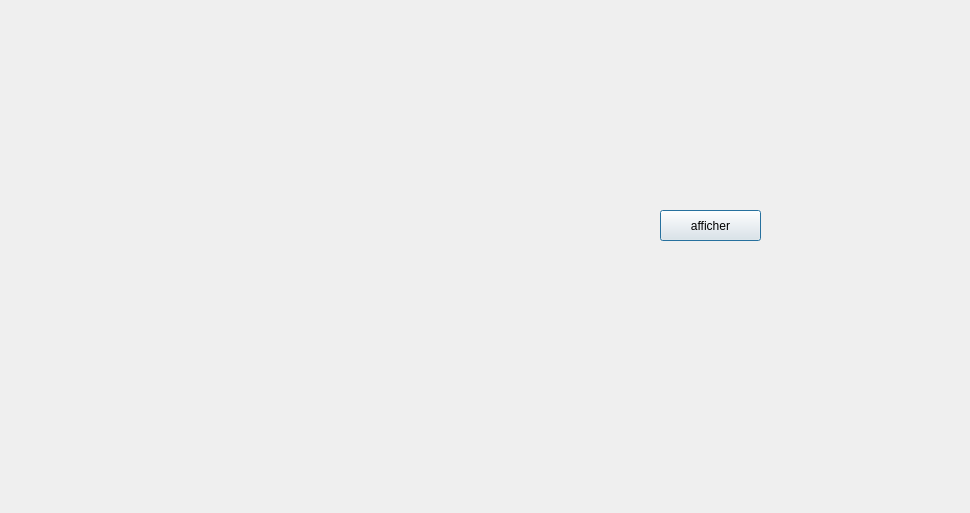
<?xml version="1.0" encoding="UTF-8"?>
<ui version="4.0">
 <class>SecDialog</class>
 <widget class="QDialog" name="SecDialog">
  <property name="geometry">
   <rect>
    <x>0</x>
    <y>0</y>
    <width>970</width>
    <height>513</height>
   </rect>
  </property>
  <property name="windowTitle">
   <string>Dialog</string>
  </property>
  <widget class="QCustomPlot" name="customPlot" native="true">
   <property name="geometry">
    <rect>
     <x>80</x>
     <y>100</y>
     <width>551</width>
     <height>271</height>
    </rect>
   </property>
   <property name="styleSheet">
    <string notr="true"/>
   </property>
  </widget>
  <widget class="QPushButton" name="afficher">
   <property name="geometry">
    <rect>
     <x>660</x>
     <y>210</y>
     <width>101</width>
     <height>31</height>
    </rect>
   </property>
   <property name="styleSheet">
    <string notr="true">border-width: 2px;
background-image:url(:/Desktop/multimedia/white.png);</string>
   </property>
   <property name="text">
    <string>afficher</string>
   </property>
  </widget>
 </widget>
 <customwidgets>
  <customwidget>
   <class>QCustomPlot</class>
   <extends>QWidget</extends>
   <header location="global">qcustomplot.h</header>
   <container>1</container>
  </customwidget>
 </customwidgets>
 <resources/>
 <connections/>
</ui>
